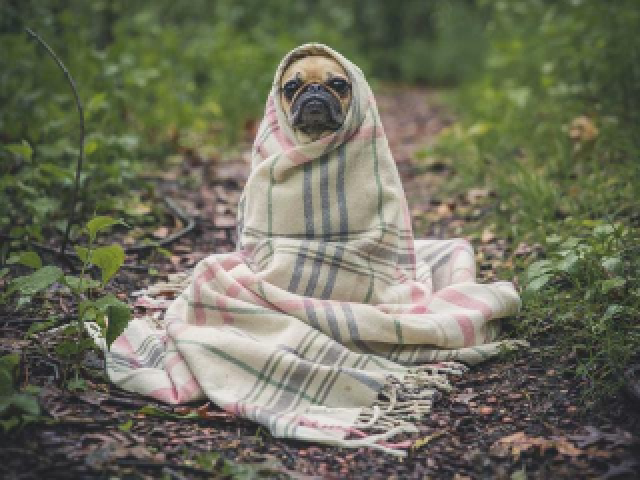
#> input picture frontend/examples/img_1025_input.png, 1280 x 960 px, given as the content of the folder ../frontend/examples/img_1025_input.png, which was not available (shown at 1/2 size)
$ python prep_div2k.py --SRC ../frontend/examples/img_1025_input.png --OUT out.png
#> lines starting #> are read from the running program, lines starting #| are printed output that depends on the picture; pictures that were not available may be replaced by others from this repository, and a replacement may not be noted
"""Crop large HR images into fixed-size tiles for faster patch training.

Reading a 2K DIV2K png just to take one 96px crop wastes most of the decode
time; pre-cropping into ~400px tiles makes each training step cheap.

Usage:
    python -m ml.prep_div2k --SRC /tmp/DIV2K_train_HR --OUT data/div2k/train --TILE 400
"""
import argparse
from pathlib import Path

import cv2


def main():
    ap = argparse.ArgumentParser()
    ap.add_argument("--SRC", type=str, required=True)
    ap.add_argument("--OUT", type=str, required=True)
    ap.add_argument("--TILE", type=int, default=400)
    ap.add_argument("--MIN_KEEP", type=int, default=200,
                    help="Drop edge remainders smaller than this")
    args = ap.parse_args()

    src, out = Path(args.SRC), Path(args.OUT)
    out.mkdir(parents=True, exist_ok=True)
    files = sorted(p for p in src.rglob("*") if p.suffix.lower() in (".png", ".jpg", ".jpeg"))
    n_tiles = 0
    for i, fp in enumerate(files):
        img = cv2.imread(str(fp), cv2.IMREAD_COLOR)
#> img is the input picture: shape (960, 1280, 3); mean B, G, R 92.4, 110.8, 109.9
        if img is None:
            continue
        H, W = img.shape[:2]
#> H = 960; W = 1280
        t = args.TILE
        for y in range(0, H, t):
            for x in range(0, W, t):
                tile = img[y:y + t, x:x + t]
                if tile.shape[0] < args.MIN_KEEP or tile.shape[1] < args.MIN_KEEP:
                    continue
                cv2.imwrite(str(out / f"{fp.stem}_{y}_{x}.png"), tile)
                n_tiles += 1
#> this loop made 3 passes
#> pass 1, in main, `cv2.imwrite(str(out / f"{fp.stem}_{y}_{x}.png"), tile)`:
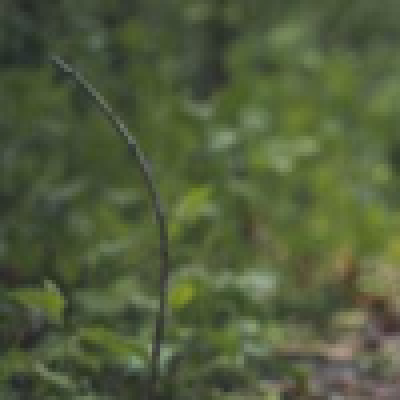
#> saved as img_1025_input_0_0.png: shape (400, 400, 3); mean B, G, R 59.9, 92.2, 80.7
#> pass 1, in main, `cv2.imwrite(str(out / f"{fp.stem}_{y}_{x}.png"), tile)`:
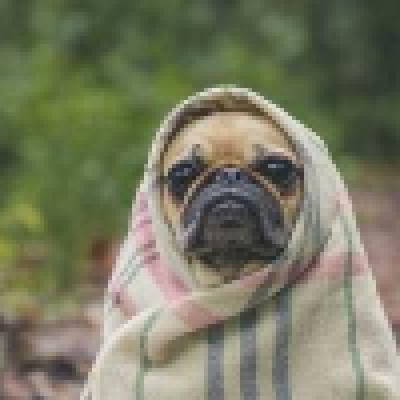
#> saved as img_1025_input_0_400.png: shape (400, 400, 3); mean B, G, R 98.2, 121.9, 120.3
#> pass 1, in main, `cv2.imwrite(str(out / f"{fp.stem}_{y}_{x}.png"), tile)`:
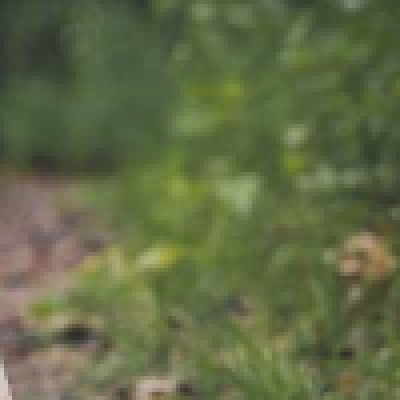
#> saved as img_1025_input_0_800.png: shape (400, 400, 3); mean B, G, R 69.7, 106.3, 97.7
#> pass 2, in main, `cv2.imwrite(str(out / f"{fp.stem}_{y}_{x}.png"), tile)`:
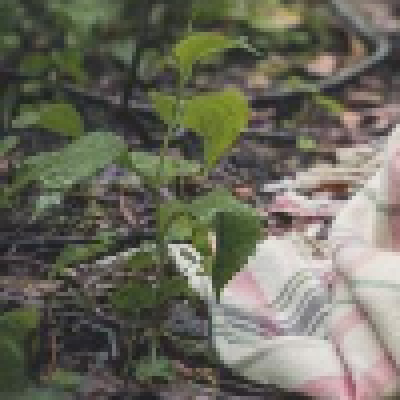
#> saved as img_1025_input_400_0.png: shape (400, 400, 3); mean B, G, R 93.2, 106.4, 107.1
#> after the loop, n_tiles = 6
        if (i + 1) % 100 == 0:
            print(f"{i + 1}/{len(files)} images -> {n_tiles} tiles", flush=True)
    print(f"Done: {len(files)} images -> {n_tiles} tiles in {out}")
#| Done: 1 images -> 6 tiles in out.png


if __name__ == "__main__":
    main()
